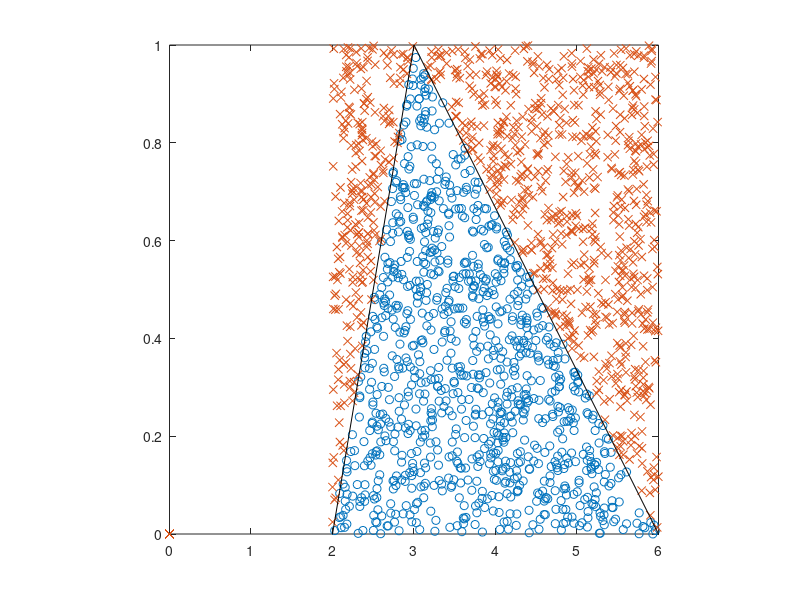
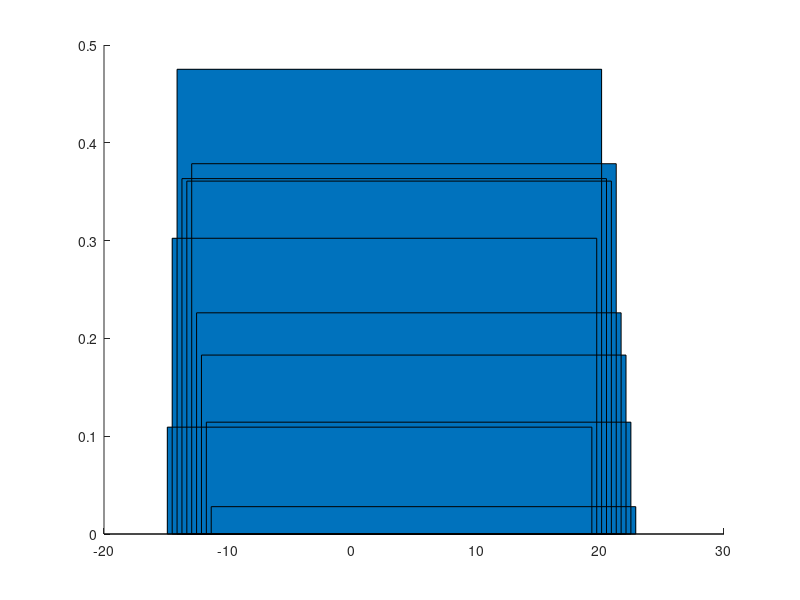

Write MATLAB code to recreate these figures, in order. (Note: this script raises an error after producing the figures.)
cla
clf('reset');
c = 1;   % constant
n=1000;  % generate 100 rv's
% set up the arrays to store variates
x = zeros(1,n);   % random variates
xy = zeros(1,n); % corresponding y values
rej = zeros(1,n); % rejected variates
rejy = zeros(1,n); % corresponding y values
irv=1;
irej=1;
while irv <= n
y = unifrnd(2,6); % random number from g(y) 
u = rand(1); % random number for comparison 
if y<=3 && u<=(y-2)/c;
      x(irv)=y;
      xy(irv) = u*c;
      irv=irv+1;
   elseif y > 3 && u <= (2 - y/3)/c;
      x(irv)=y;
      xy(irv) = u*c;
      irv=irv+1;
   else
             rej(irej)= y;
      rejy(irej) = (u*c); % really comparing u*c<=2*y
      irej = irej + 1;
end
end
acc = irv/(irv+irej)


% Plotting
figure(1)
plot(x, xy, 'o', rej, rejy,'x');
axis square
hold on
plot([2,3], [0,1], 'k');
plot([3,6], [1,0], 'k');
hold off
figure(2)
[fr, x] = hist(x);
h=x(2)-x(1);
bar(x,fr/(n*h),1,'W')
axis square
hold on
plot([2,3], [0,0.5], 'k');
plot([3,6], [0.5,0], 'k');
hold off;
